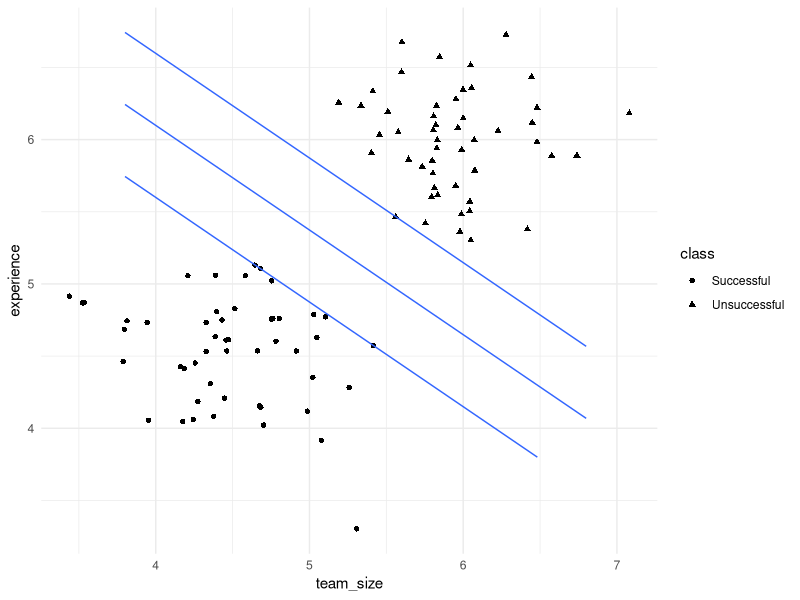
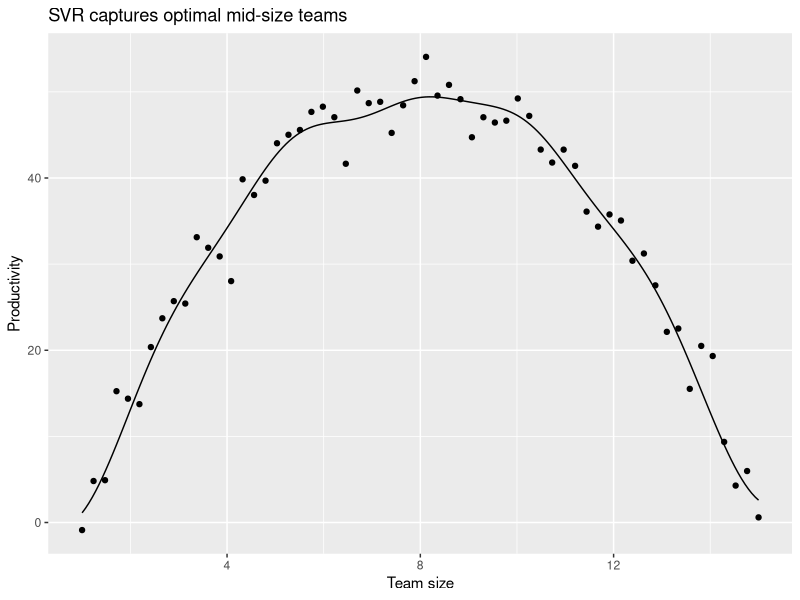
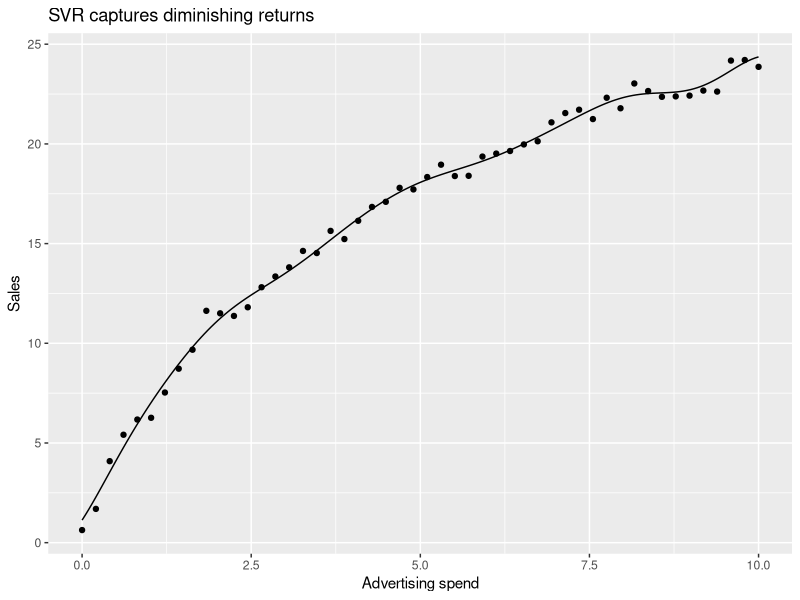
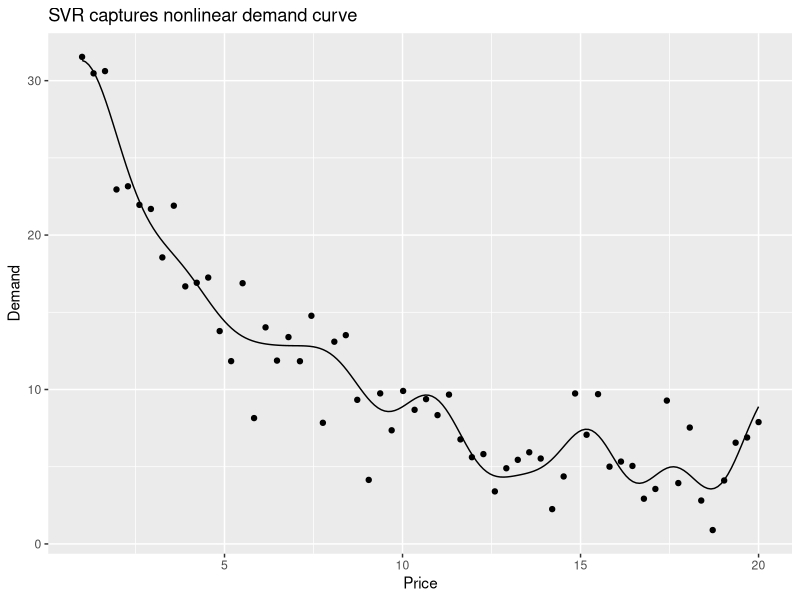

The R source for these figures, in order:
## ---- chunk 1
#| fig-align: center
#| echo: false
library(tidyverse)
library(kernlab)
set.seed(42)
X <- rbind(matrix(rnorm(100,4.5,.4),ncol=2),matrix(rnorm(100,6,.4),ncol=2)); y <- factor(rep(c("Successful","Unsuccessful"),each=50))
model <- ksvm(X,y,kernel="vanilladot",C=100,scaled=FALSE)
d <- as_tibble(X,.name_repair=~c("team_size","experience")) |> mutate(class=y)
ggplot(d,aes(team_size,experience))+geom_point(aes(shape=class))+
  stat_contour(data=expand_grid(team_size=seq(3.8,6.8,length.out=100),experience=seq(3.8,6.8,length.out=100))|>
    mutate(score=predict(model,as.matrix(pick(team_size,experience)),type="decision")),aes(z=score),breaks=c(-1,0,1))+
  theme_minimal()
## ---- chunk 2
#| fig-align: center
library(tidyverse); library(kernlab); set.seed(1)
d<-tibble(x=seq(1,15,length.out=60),y=-(x-8)^2+50+rnorm(60,0,3)); model<-ksvm(y~x,d,kernel="rbfdot",C=100,epsilon=2,scaled = FALSE)
ggplot(d,aes(x,y))+geom_point()+geom_line(data=tibble(x=seq(1,15,length.out=200))|>mutate(y=predict(model,pick(x))))+
  labs(title="SVR captures optimal mid-size teams",x="Team size",y="Productivity")
## ---- chunk 3
#| fig-align: center
library(tidyverse); library(kernlab); set.seed(0)
d<-tibble(x=seq(0,10,length.out=50),y=10*log1p(x)+rnorm(50,0,.5)); model<-ksvm(y~x,d,kernel="rbfdot",C=100,epsilon=.5,scaled = FALSE)
ggplot(d,aes(x,y))+geom_point()+geom_line(data=tibble(x=seq(0,10,length.out=200))|>mutate(y=predict(model,pick(x))))+
  labs(title="SVR captures diminishing returns",x="Advertising spend",y="Sales")
## ---- chunk 4
#| fig-align: center
library(tidyverse); library(kernlab); set.seed(2)
d<-tibble(x=seq(1,20,length.out=60),y=100/(x+2)+rnorm(60,0,2)); model<-ksvm(y~x,d,kernel="rbfdot",C=100,epsilon=1,scaled = FALSE)
ggplot(d,aes(x,y))+geom_point()+geom_line(data=tibble(x=seq(1,20,length.out=200))|>mutate(y=predict(model,pick(x))))+
  labs(title="SVR captures nonlinear demand curve",x="Price",y="Demand")
